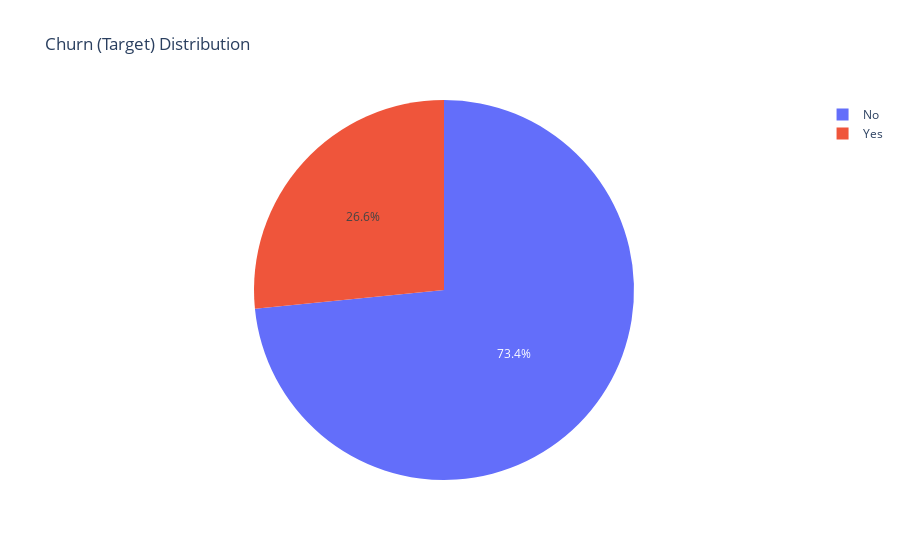

Notebook cell for this chart:
### Markdown cell above
## Exploratory Data Analysis

### Code cell
fig = px.pie(df, names='Churn', title='Churn (Target) Distribution')

# Display the figure
fig.show()

### Figure 1 — Plotly figure (JSON) as saved in the notebook; plotly's stock layout.template omitted (floating-point values rounded to 4 significant figures; data arrays with more than 128 entries replaced by an {"elided": "..."} marker saying what was removed)
{"data": [{"domain": {"x": [0, 1], "y": [0, 1]}, "hovertemplate": "Churn=%{label}<extra></extra>", "labels": {"elided": "7032 str values"}, "legendgroup": "", "name": "", "showlegend": true, "type": "pie"}], "layout": {"legend": {"tracegroupgap": 0}, "title": {"text": "Churn (Target) Distribution"}}}
